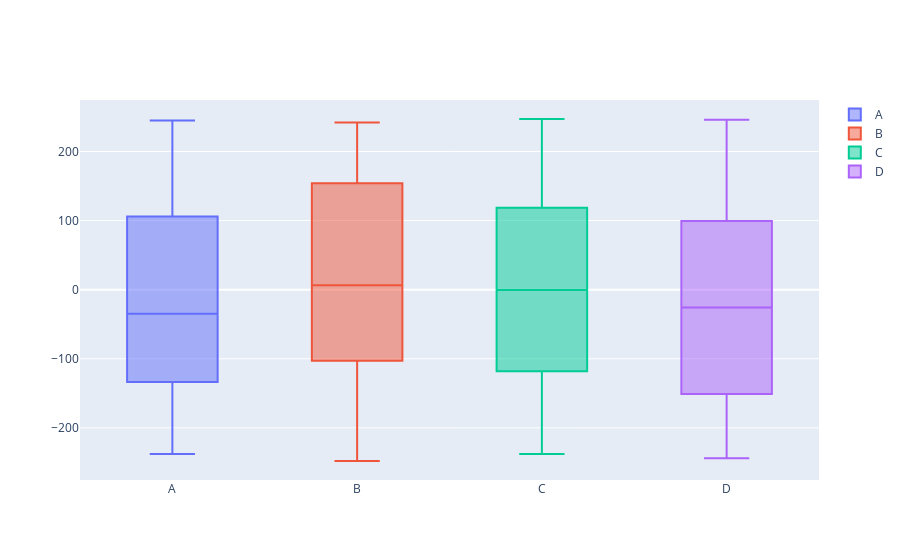

Notebook cell for this chart:
### Code cell
fig = go.Figure()
for column in df.columns:
  fig.add_trace(go.Box(y=df[column], name=column))

iplot(fig)
